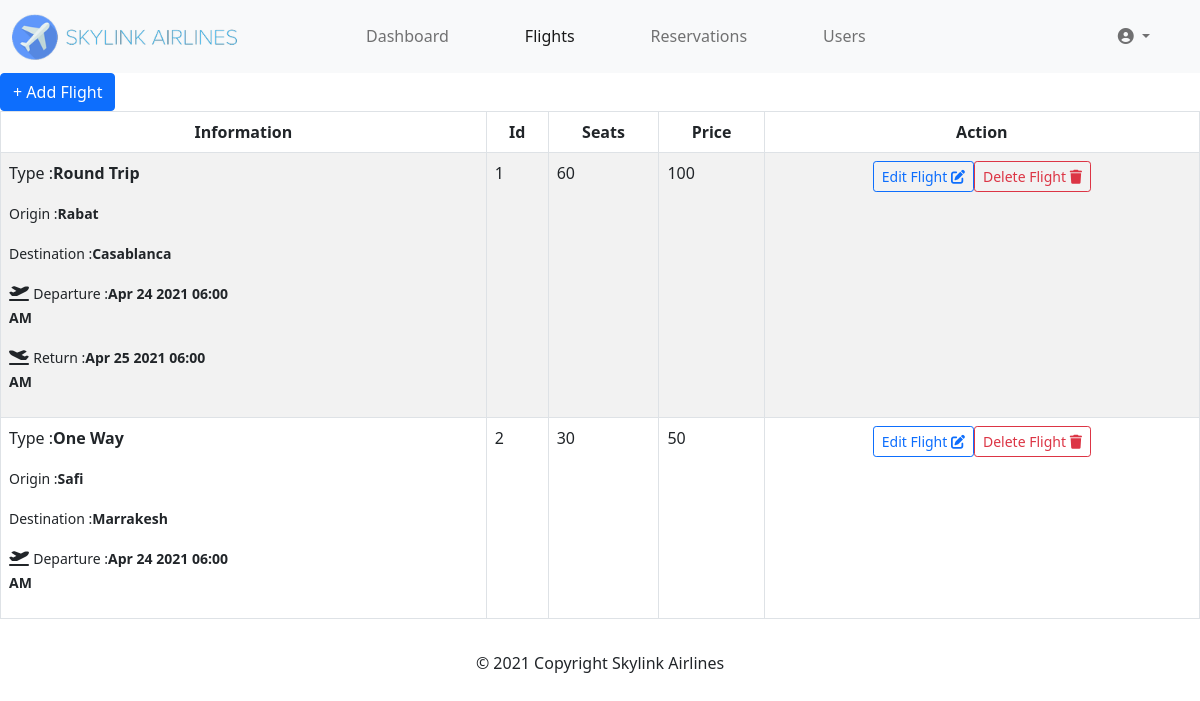
The page /admin/flights (signed in) on the database as committed earlier.
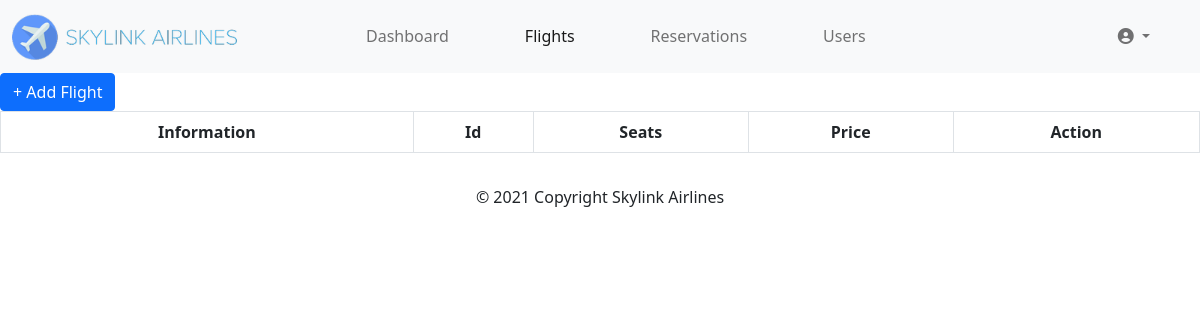
The same page on the database as committed later.
### tables this page shows
CREATE TABLE flights (
    flight_id INT PRIMARY KEY AUTO_INCREMENT NOT NULL,
    flight_type VARCHAR(128) NOT NULL,
    flight_origin VARCHAR(128) NOT NULL,
    flight_destination VARCHAR(128) NOT NULL,
    flight_departure_time DATETIME NOT NULL,
    flight_return_time DATETIME,
    flight_price INT NOT NULL,
    flight_seats INT NOT NULL,
    flight_created_at TIMESTAMP NOT NULL DEFAULT CURRENT_TIMESTAMP,
    flight_updated_at TIMESTAMP NOT NULL DEFAULT CURRENT_TIMESTAMP
);

### app/core/Dbh.php (called while the page is built)
<?php
class Dbh {
    private $host = "localhost";
    private $user = "root";
    private $pwd = "";
    private $db_name = "skylink_db";
    protected function connect() {
        $dsn = 'mysql:host=' . $this->host . ';dbname=' . $this->db_name;
        $conn = new PDO($dsn, $this->user, $this->pwd);
        $conn->setAttribute(PDO::ATTR_DEFAULT_FETCH_MODE, PDO::FETCH_ASSOC);
        return $conn;
    }
}
?>

### app/models/FlightModel.php (called while the page is built, shortened)
<?php
class FlightModel extends Dbh {
    protected function getFlights() {
        $sql = "SELECT * FROM flights";
        $stmt = $this->connect()->query($sql);
        $results = $stmt->fetchAll();
        return $results;
    }
}
?>

### app/views/FlightView.php (the view, shortened to what this page needs)
<?php
class FlightView extends FlightModel
{
    public function showFlights()
    {
        $results = $this->getFlights();
        echo "<div class='table-responsive'>";
            echo "<table class='table table-bordered table-striped' id='flight-list'>";
                echo "<thead>";
                    echo "<tr>";
                        echo "<th class='text-center'>Information</th>";
                        echo "<th class='text-center'>Id</th>";
                        echo "<th class='text-center'>Seats</th>";
                        echo "<th class='text-center'>Price</th>";
                        echo "<th class='text-center'>Action</th>";
                    echo "</tr>";
                echo "</thead>";
                echo "<tbody>";
                foreach ($results as $result) {
                    if ($result['flight_type'] === 'Round Trip') {
                        echo "<tr>";
                            echo "<td>";
                                echo "<div class='row'>";
                                    echo "<div class='col-sm-6'>";
                                        echo "<p>Type :<b>";
                                            echo $result['flight_type'];
                                        echo "</b></p>";
                                        echo "<p><small>Origin :<b>";
                                            echo $result['flight_origin'];
                                        echo "</small></b></p>";
                                        echo "<p><small>Destination :<b>";
                                            echo $result['flight_destination'];
                                        echo "</small></b></p>";
                                        echo "<p><i class='fas fa-plane-departure'></i> <small>Departure :<b>";
                                            echo date('M d Y h:i A', strtotime($result['flight_departure_time']));
                                        echo "</small></b></p>";
                                        echo "<p><i class='fas fa-plane-departure fa-flip-horizontal'></i> <small>Return :<b>";
                                            echo date('M d Y h:i A', strtotime($result['flight_return_time']));
                                        echo "</small></b></p>";
                                    echo "</div>";
                                echo "</div>";
                            echo "</td>";
                            echo "<td class='text-right'>";
                                echo $result['flight_id'];
                            echo "</td>";
                            echo "<td class='text-right'>";
                                echo $result['flight_seats'];
                            echo "</td>";
                            echo "<td class='text-right'>";
                                echo $result['flight_price'];
                            echo "</td>";
                            echo "<td class='text-center'>";
                                echo "<button class='btn btn-outline-primary btn-sm edit_flight' type='button' data-bs-toggle='modal' data-bs-target='#editModal'>Edit Flight <i class='fas fa-edit'></i></button>";
                                echo "<button class='btn btn-outline-danger btn-sm delete_flight' type='button' data-bs-toggle='modal' data-bs-target='#deleteModal'>Delete Flight <i class='fas fa-trash'></i></button>";
                            echo "</td>";
                        echo "</tr>";
                    } else {
                        echo "<tr>";
                            echo "<td>";
                                echo "<div class='row'>";
                                    echo "<div class='col-sm-6'>";
                                        echo "<p>Type :<b>";
                                            echo $result['flight_type'];
                                        echo "</b></p>";
                                        echo "<p><small>Origin :<b>";
                                            echo $result['flight_origin'];
                                        echo "</small></b></p>";
                                        echo "<p><small>Destination :<b>";
                                            echo $result['flight_destination'];
                                        echo "</small></b></p>";
                                        echo "<p><i class='fas fa-plane-departure'></i> <small>Departure :<b>";
                                            echo date('M d Y h:i A', strtotime($result['flight_departure_time']));
                                        echo "</small></b></p>";
                                    echo "</div>";
                                echo "</div>";
                            echo "</td>";
                            echo "<td class='text-right'>";
                                echo $result['flight_id'];
                            echo "</td>";
                            echo "<td class='text-right'>";
                                echo $result['flight_seats'];
                            echo "</td>";
                            echo "<td class='text-right'>";
                                echo $result['flight_price'];
                            echo "</td>";
                            echo "<td class='text-center'>";
                                echo "<button class='btn btn-outline-primary btn-sm edit_flight' type='button' data-bs-toggle='modal' data-bs-target='#editModal'>Edit Flight <i class='fas fa-edit'></i></button>";
                                echo "<button class='btn btn-outline-danger btn-sm delete_flight' type='button' data-bs-toggle='modal' data-bs-target='#deleteModal'>Delete Flight <i class='fas fa-trash'></i></button>";
                            echo "</td>";
                        echo "</tr>";
                    }
                }
                echo " </tbody>";
            echo "</table>";
        echo "</div>";
    }
}
?>

### admin/flights.php (shortened to what this page needs)
<?php
if (isset($_SESSION['admin_id']) && isset($_SESSION['admin_name'])) {
?>
    <!DOCTYPE html>
    <html lang="en">
    <head>
        <link rel="stylesheet" href="../css/custom.css">
        <link rel="stylesheet" href="../node_modules/@fortawesome/fontawesome-free/css/all.css">
    </head>
    <body>
        <nav class="navbar navbar-expand-lg navbar-light bg-light">
            <div class="container-fluid">
                <a class="navbar-brand" href="#">
                    <img src="../icons/logo.png" alt="" width="75%" height="75%" class="d-inline-block align-text-top">
                </a>
                <div class="collapse navbar-collapse" id="navbarSupportedContent">
                    <ul class="navbar-nav me-auto mb-2 mb-lg-0">
                        <li class="nav-item">
                            <a class="nav-link" href="dashboard">Dashboard</a>
                        </li>
                        <li class="nav-item">
                            <a class="nav-link active" aria-current="page" href="#">Flights</a>
                        </li>
                        <li class="nav-item">
                            <a class="nav-link" href="reservations">Reservations</a>
                        </li>
                        <li class="nav-item">
                            <a class="nav-link" href="users">Users</a>
                        </li>
                    </ul>
                    <ul class="navbar-nav ms-auto mb-2 mb-lg-0">
                        <li class="nav-item dropdown justify-content-end">
                            <a class="nav-link dropdown-toggle" href="#" id="navbarDropdown" role="button" data-bs-toggle="dropdown" aria-expanded="false">
                            <i class="fas fa-user-circle"></i>
                            </a>
                        </li>
                    </ul>
                </div>
            </div>
        </nav>
        <section>
            <button type="button" class="btn btn-primary" data-bs-toggle="modal" data-bs-target="#addModal">
                + Add Flight
            </button>
            <?php
            $flights = new FlightView();
            $flights->showFlights();
            ?>
        </section>
        <footer>
            <div class="text-center p-3">
                © 2021 Copyright Skylink Airlines
            </div>
        </footer>
    </body>
    </html>
<?php
} else {
    header("Location: index");
    exit();
}
?>

Rows that differ between the two databases and show on the page:
removed flights: flight_type "Round Trip", flight_origin "Rabat", flight_destination "Casablanca", flight_departure_time "Apr 24 2021 06:00 AM", flight_return_time "Apr 25 2021 06:00 AM", flight_id "1", flight_seats "60", flight_price "100"
removed flights: flight_type "One Way", flight_origin "Safi", flight_destination "Marrakesh", flight_departure_time "Apr 24 2021 06:00 AM", flight_id "2", flight_seats "30", flight_price "50"
